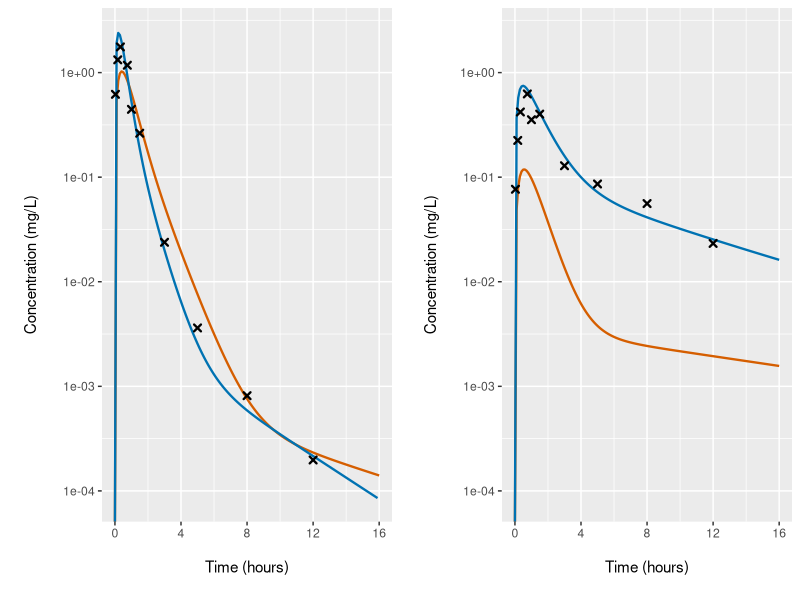

Write the R code that produced this figure.
# Testing idea about mean concentrations
  rm(list = ls(all = T))
  
# First load libraries
  library(plyr)
  library(ggplot2)
  library(stringr)
  library(cowplot)
  
  forcingFunction <- function(t) {
    exp(-3.95E-3*t - 5.6) + exp(-2.09E-2*t - 0.285) + 
    exp(-0.14*t + 1.85) + exp(-4.16*t + 4.39)
  }
  
# Define forcing functions
  tissue1obs <- function(t) {  # based
    exp(-3.95E-3*t - 5.60) + exp(-2.09E-2*t - 0.286) +
    exp(-0.050*t + 1.85) - exp(-0.1*t)*sum(exp(c(-5.6, -0.286, 1.85)))
  }
  tissue1est1 <- function(t) {
    exp(-1.95E-3*t - 7) + exp(-1.59E-2*t - 0.186) +
    exp(-0.04*t + 2.16) - exp(-0.05*t)*sum(exp(c(-7, -0.186, 2.16)))
  }
  tissue1est2 <- function(t) {
    exp(-3.95E-3*t - 5.60) + exp(-2.09E-2*t - 0.286) +
    exp(-0.050*t + 1.85) - exp(-0.12*t)*sum(exp(c(-5.6, -0.286, 1.85)))
  }
  
  tissue2obs <- function(t) {
    exp(-3.95E-4*t - 5.60) + exp(-2.09E-3*t - 2.286) +
    exp(-0.02*t + 0.25) - exp(-0.05*t)*sum(exp(c(-5.6, -2.286, 0.25)))
  }
  tissue2est1 <- function(t) {
    exp(-8.95E-4*t - 5.60) + exp(-7.09E-2*t - 2.286) +
    exp(-0.02*t - 0.95) - exp(-0.05*t)*sum(exp(c(-5.6, -2.286, -0.95)))
  }
  tissue2est2 <- function(t) {
    exp(-3.95E-4*t - 5.60) + exp(-2.09E-3*t - 2.286) +
    exp(-0.015*t + 0.25) - exp(-0.07*t)*sum(exp(c(-5.6, -2.286, 0.25)))
  }
  
# Create data for observed data
  set.seed(1337)
  obsdata <- data.frame(TIME = c(0.03, 0.17, 0.33, 0.75, 1, 1.5, 3, 5, 8, 12))
  ERR <- (1+rnorm(n = length(obsdata$TIME), mean = 0, sd = 0.2))
  obsdata$OBS1 <- tissue1obs(obsdata$TIME*60)*ERR
  obsdata$OBS2 <- tissue2obs(obsdata$TIME*60)*ERR
  
# Create data for model predictions
  estdata <- data.frame(TIME = seq(0, 16, by = 0.1))
  estdata$EST1P1 <- tissue1est1(estdata$TIME*60)
  estdata$EST1P2 <- tissue1est2(estdata$TIME*60)
  estdata$EST2P1 <- tissue2est1(estdata$TIME*60)
  estdata$EST2P2 <- tissue2est2(estdata$TIME*60)
  
# Define colourblind-friendly palette
# Red = "#D55E00"
# Blue = "#0072B2"
# Green = "#009E73"
  
# Create plot
  fig1plot <- function(obs, est1, est2) {
    p <- NULL
    p <- ggplot()
    p <- p + geom_line(aes(x = TIME, y = get(est1)), data = estdata,
      size = 0.8, colour = "#D55E00")
    p <- p + geom_line(aes(x = TIME, y = get(est2)), data = estdata,
      size = 0.8, colour = "#0072B2")
    p <- p + geom_point(aes(x = TIME, y = get(obs)), data = obsdata,
      shape = 4, stroke = 1.2)
    p <- p + scale_y_log10("\nConcentration (mg/L)\n", lim = c(8.5E-5, 2.5))
    p <- p + scale_x_continuous("\nTime (hours)\n", breaks = 0:4*4)
    p
  }
  
  p1 <- fig1plot("OBS1", "EST1P1", "EST1P2")
  p2 <- fig1plot("OBS2", "EST2P1", "EST2P2")

  
  plot_grid(p1, p2)